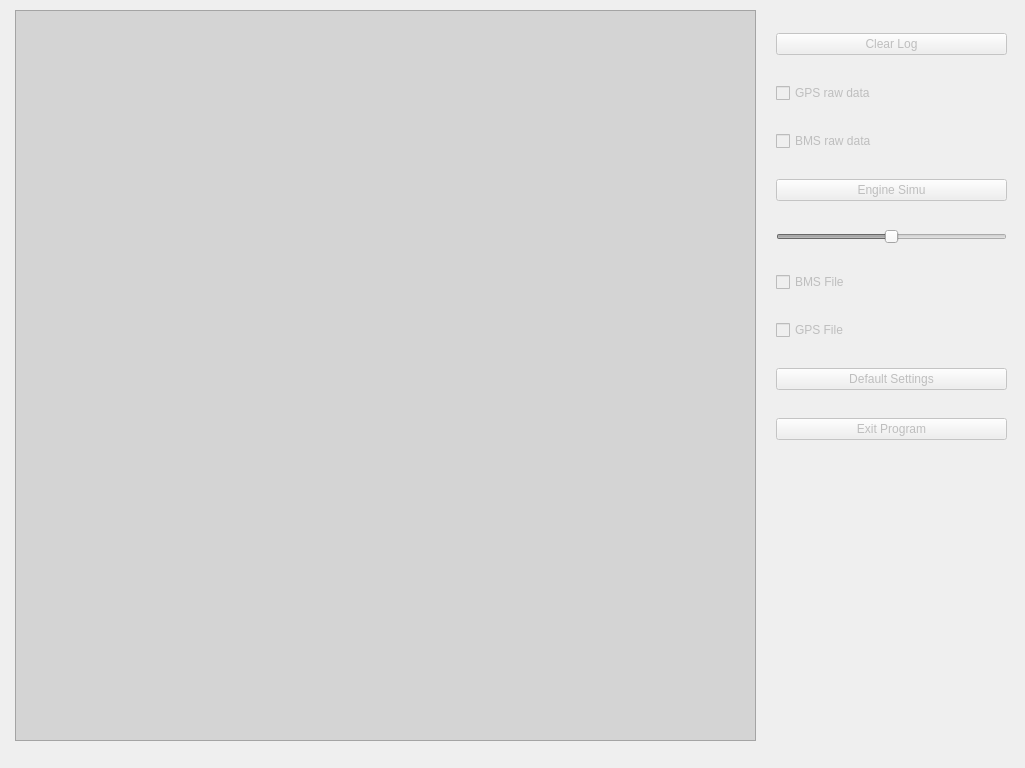
   <widget class="QWidget" name="log" native="true">
    <property name="enabled">
     <bool>false</bool>
    </property>
    <property name="geometry">
     <rect>
      <x>0</x>
      <y>0</y>
      <width>1025</width>
      <height>768</height>
     </rect>
    </property>
    <property name="styleSheet">
     <string notr="true">QPushButton:focus{
color: rgb(255, 0, 4);
}
QCheckBox:focus{
background-color: rgba(255, 0, 4, 50);
}</string>
    </property>
    <widget class="QWidget" name="layoutWidget_3">
     <property name="geometry">
      <rect>
       <x>766</x>
       <y>10</y>
       <width>251</width>
       <height>461</height>
      </rect>
     </property>
     <layout class="QVBoxLayout" name="verticalLayout_2">
      <property name="spacing">
       <number>5</number>
      </property>
      <property name="leftMargin">
       <number>10</number>
      </property>
      <property name="topMargin">
       <number>0</number>
      </property>
      <property name="rightMargin">
       <number>10</number>
      </property>
      <property name="bottomMargin">
       <number>5</number>
      </property>
      <item>
       <widget class="QPushButton" name="pushButton_clear_errors">
        <property name="text">
         <string>Clear Log</string>
        </property>
       </widget>
      </item>
      <item>
       <widget class="QCheckBox" name="checkBox_logGpsRaw">
        <property name="text">
         <string>GPS raw data</string>
        </property>
       </widget>
      </item>
      <item>
       <widget class="QCheckBox" name="checkBox_logBmsRaw">
        <property name="text">
         <string>BMS raw data</string>
        </property>
       </widget>
      </item>
      <item>
       <widget class="QPushButton" name="pushButton_Runsound">
        <property name="text">
         <string>Engine Simu</string>
        </property>
       </widget>
      </item>
      <item>
       <widget class="QSlider" name="horizontalSlider">
        <property name="sizePolicy">
         <sizepolicy hsizetype="Minimum" vsizetype="Fixed">
          <horstretch>0</horstretch>
          <verstretch>0</verstretch>
         </sizepolicy>
        </property>
        <property name="focusPolicy">
         <enum>Qt::NoFocus</enum>
        </property>
        <property name="maximum">
         <number>100</number>
        </property>
        <property name="value">
         <number>50</number>
        </property>
        <property name="sliderPosition">
         <number>50</number>
        </property>
        <property name="orientation">
         <enum>Qt::Horizontal</enum>
        </property>
       </widget>
      </item>
      <item>
       <widget class="QCheckBox" name="checkBox_BMSFile">
        <property name="text">
         <string>BMS File</string>
        </property>
       </widget>
      </item>
      <item>
       <widget class="QCheckBox" name="checkBox_GPSFile">
        <property name="text">
         <string>GPS File</string>
        </property>
       </widget>
      </item>
      <item>
       <widget class="QPushButton" name="pushButton_defaultSettings">
        <property name="text">
         <string>Default Settings</string>
        </property>
       </widget>
      </item>
      <item>
       <widget class="QPushButton" name="pushButton_exit">
        <property name="text">
         <string>Exit Program</string>
        </property>
       </widget>
      </item>
     </layout>
    </widget>
    <widget class="QTextBrowser" name="textBrowser_errors">
     <property name="geometry">
      <rect>
       <x>15</x>
       <y>10</y>
       <width>741</width>
       <height>731</height>
      </rect>
     </property>
     <property name="focusPolicy">
      <enum>Qt::NoFocus</enum>
     </property>
     <property name="styleSheet">
      <string notr="true">font: 10pt &quot;Lucida Console&quot;;
background-color: rgb(212, 212, 212);</string>
     </property>
    </widget>
   </widget>
